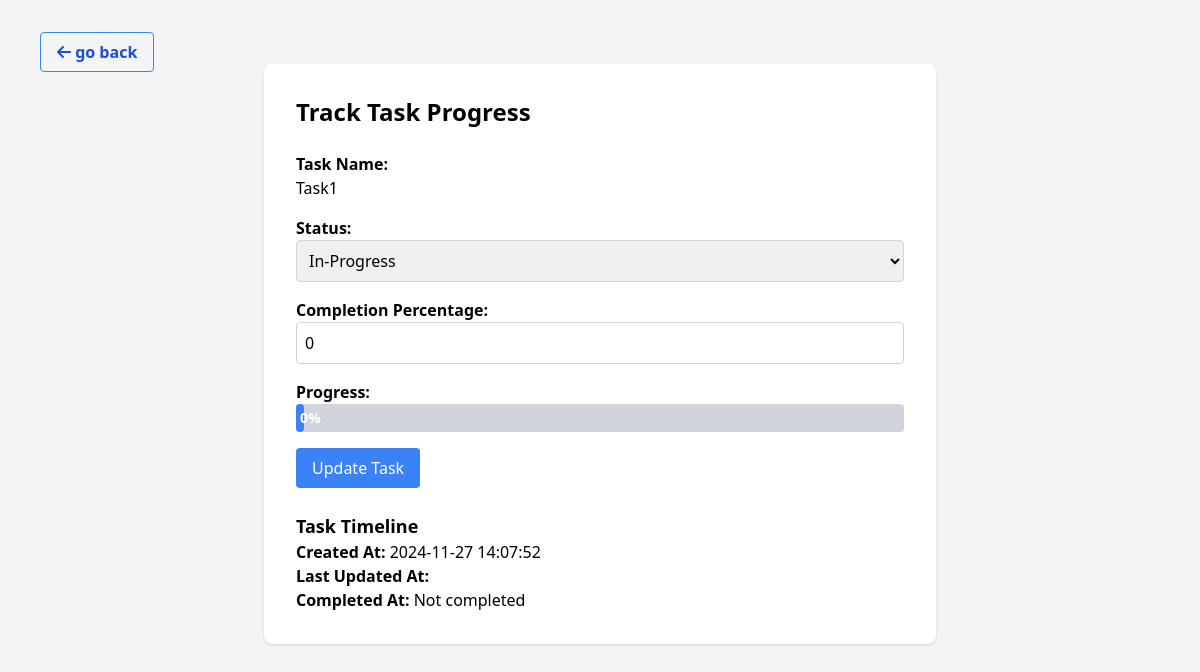
Screenshot of /admin/tasks/track_task2.php?task_id=8 with the database file from the repository.
### tables this page shows
CREATE TABLE `tasks` (
  `task_id` int(11) NOT NULL,
  `task_name` varchar(100) NOT NULL,
  `description` text DEFAULT NULL,
  `assigned_member` varchar(50) DEFAULT NULL,
  `due_date` date DEFAULT NULL,
  `priority` enum('low','medium','high') DEFAULT 'medium',
  `status` enum('pending','in-progress','completed') DEFAULT 'pending',
  `created_at` timestamp NOT NULL DEFAULT current_timestamp(),
  `reminder_sent` tinyint(1) DEFAULT 0,
  `email` varchar(100) DEFAULT NULL,
  `completion_percentage` int(3) DEFAULT 0,
  `updated_at` timestamp NULL DEFAULT NULL,
  `completed_at` timestamp NULL DEFAULT NULL
);

### admin/tasks/track_task2.php (the view, shortened to what this page needs)
<?php
include '../includes/db.php';
$task_id = $_GET['task_id'] ?? 1;
$sql = "SELECT * FROM tasks WHERE task_id = ?";
$stmt = $conn->prepare($sql);
$stmt->bind_param("i", $task_id);
$stmt->execute();
$task = $stmt->get_result()->fetch_assoc();
?>
<!DOCTYPE html>
<html lang="en">
<head>
    <link href="https://cdn.jsdelivr.net/npm/tailwindcss@2.2.19/dist/tailwind.min.css" rel="stylesheet">
    <link rel="stylesheet" href="https://cdnjs.cloudflare.com/ajax/libs/font-awesome/6.6.0/css/all.min.css" />
</head>
<body class="bg-gray-100 p-10">
<a href="./task_calander.php" class="bg-transparent hover:bg-blue-500 text-blue-700 font-semibold hover:text-white py-2 px-4 border border-blue-500 hover:border-transparent rounded" onclick="history.go(-1);"><i class="fa-solid fa-arrow-left"></i> go back</a>
<div class="max-w-2xl mx-auto bg-white p-8 shadow rounded-lg">
    <h2 class="text-2xl font-bold mb-6">Track Task Progress</h2>
    <form method="POST">
        <div class="mb-4">
            <label class="block font-semibold">Task Name:</label>
            <p><?= htmlspecialchars($task['task_name']) ?></p>
        </div>
        <div class="mb-4">
            <label for="status" class="block font-semibold">Status:</label>
            <select name="status" class="w-full border border-gray-300 rounded p-2">
                <option value="in-progress" <?= $task['status'] == 'in-progress' ? 'selected' : '' ?>>In-Progress</option>
            </select>
        </div>
        <div class="mb-4">
            <label for="completion_percentage" class="block font-semibold">Completion Percentage:</label>
            <input type="number" name="completion_percentage" value="<?= htmlspecialchars($task['completion_percentage']) ?>" min="0" max="100" class="w-full border border-gray-300 rounded p-2">
        </div>
        <div class="mb-4">
            <label class="block font-semibold">Progress:</label>
            <div class="w-full bg-gray-300 rounded">
                <div class="bg-blue-500 text-white text-sm font-bold p-1 rounded" style="width: <?= $task['completion_percentage'] ?>%;">
                    <?= $task['completion_percentage'] ?>%
                </div>
            </div>
        </div>
        <button type="submit" name="update_task" class="bg-blue-500 text-white px-4 py-2 rounded hover:bg-blue-600">Update Task</button>
    </form>
    <div class="mt-6">
        <h3 class="text-lg font-bold">Task Timeline</h3>
        <p><strong>Created At:</strong> <?= htmlspecialchars($task['created_at']) ?></p>
        <p><strong>Last Updated At:</strong> <?= htmlspecialchars($task['updated_at']) ?></p>
        <p><strong>Completed At:</strong> <?= $task['completed_at'] ? htmlspecialchars($task['completed_at']) : 'Not completed' ?></p>
    </div>
</div>
</body>
</html>

### rows the page displays
tasks: task_name "Task1", status "In-Progress", completion_percentage "0", created_at "2024-11-27 14:07:52"
